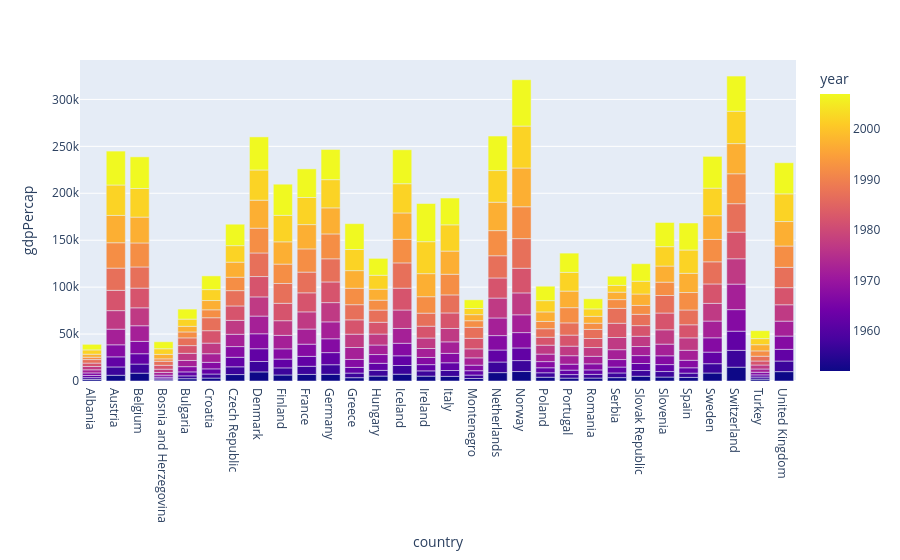

Source (notebook cell):
### Code cell
fig=px.bar(filt,x=filt['country'],y=filt['gdpPercap'],color=filt['year'])
fig.show()

### Figure 1 — Plotly figure (JSON) as saved in the notebook; plotly's stock layout.template omitted (floating-point values rounded to 4 significant figures; data arrays with more than 128 entries replaced by an {"elided": "..."} marker saying what was removed)
{"data": [{"hovertemplate": "country=%{x}<br>gdpPercap=%{y}<br>year=%{marker.color}<extra></extra>", "legendgroup": "", "marker": {"color": {"elided": "360 int values"}, "coloraxis": "coloraxis", "pattern": {"shape": ""}}, "name": "", "orientation": "v", "showlegend": false, "textposition": "auto", "type": "bar", "x": {"elided": "360 str values"}, "xaxis": "x", "y": {"elided": "360 float values"}, "yaxis": "y"}], "layout": {"barmode": "relative", "coloraxis": {"colorbar": {"title": {"text": "year"}}, "colorscale": [[0, "#0d0887"], [0.1111, "#46039f"], [0.2222, "#7201a8"], [0.3333, "#9c179e"], [0.4444, "#bd3786"], [0.5556, "#d8576b"], [0.6667, "#ed7953"], [0.7778, "#fb9f3a"], [0.8889, "#fdca26"], [1, "#f0f921"]]}, "legend": {"tracegroupgap": 0}, "margin": {"t": 60}, "xaxis": {"anchor": "y", "domain": [0, 1], "title": {"text": "country"}}, "yaxis": {"anchor": "x", "domain": [0, 1], "title": {"text": "gdpPercap"}}}}
